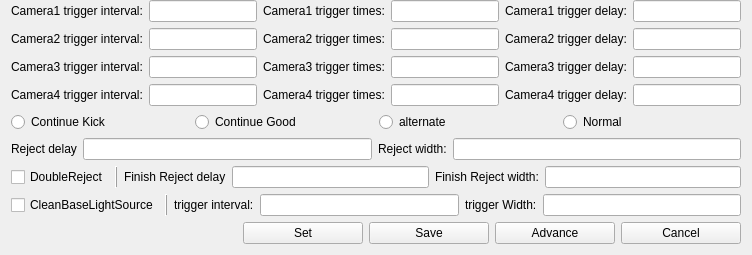
          <widget class="DHBaseWidget" name="widget_IOCardSetVEXI" native="true">
           <property name="minimumSize">
            <size>
             <width>0</width>
             <height>200</height>
            </size>
           </property>
           <layout class="QVBoxLayout" name="verticalLayout_13">
            <property name="topMargin">
             <number>0</number>
            </property>
            <item>
             <layout class="QVBoxLayout" name="namelayout_IOCardSetVEXI"/>
            </item>
            <item>
             <widget class="QWidget" name="widget" native="true">
              <layout class="QGridLayout" name="gridLayout_23">
               <property name="margin">
                <number>0</number>
               </property>
               <item row="6" column="7">
                <widget class="QLabel" name="label_29">
                 <property name="text">
                  <string>Camera4 trigger delay:</string>
                 </property>
                </widget>
               </item>
               <item row="3" column="0">
                <widget class="QLabel" name="label_4">
                 <property name="text">
                  <string>Camera2 trigger interval:</string>
                 </property>
                </widget>
               </item>
               <item row="4" column="4">
                <widget class="QLabel" name="label_24">
                 <property name="text">
                  <string>Camera3 trigger times:</string>
                 </property>
                </widget>
               </item>
               <item row="1" column="5">
                <widget class="QLineEdit" name="lineEdit_Camera1TrggerTimes"/>
               </item>
               <item row="4" column="7">
                <widget class="QLabel" name="label_28">
                 <property name="text">
                  <string>Camera3 trigger delay:</string>
                 </property>
                </widget>
               </item>
               <item row="1" column="7">
                <widget class="QLabel" name="label_26">
                 <property name="text">
                  <string>Camera1 trigger delay:</string>
                 </property>
                </widget>
               </item>
               <item row="4" column="5">
                <widget class="QLineEdit" name="lineEdit_Camera3TrggerTimes"/>
               </item>
               <item row="6" column="4">
                <widget class="QLabel" name="label_25">
                 <property name="text">
                  <string>Camera4 trigger times:</string>
                 </property>
                </widget>
               </item>
               <item row="4" column="0">
                <widget class="QLabel" name="label_16">
                 <property name="text">
                  <string>Camera3 trigger interval:</string>
                 </property>
                </widget>
               </item>
               <item row="3" column="7">
                <widget class="QLabel" name="label_27">
                 <property name="text">
                  <string>Camera2 trigger delay:</string>
                 </property>
                </widget>
               </item>
               <item row="1" column="4">
                <widget class="QLabel" name="label_15">
                 <property name="text">
                  <string>Camera1 trigger times:</string>
                 </property>
                </widget>
               </item>
               <item row="6" column="0">
                <widget class="QLabel" name="label_13">
                 <property name="text">
                  <string>Camera4 trigger interval:</string>
                 </property>
                </widget>
               </item>
               <item row="4" column="8">
                <widget class="QLineEdit" name="lineEdit_Camera3TrggerDelay"/>
               </item>
               <item row="3" column="4">
                <widget class="QLabel" name="label_23">
                 <property name="text">
                  <string>Camera2 trigger times:</string>
                 </property>
                </widget>
               </item>
               <item row="6" column="1">
                <widget class="QLineEdit" name="lineEdit_Camera4TrggerInterval"/>
               </item>
               <item row="1" column="8">
                <widget class="QLineEdit" name="lineEdit_Camera1TrggerDelay"/>
               </item>
               <item row="3" column="8">
                <widget class="QLineEdit" name="lineEdit_Camera2TrggerDelay"/>
               </item>
               <item row="1" column="1">
                <widget class="QLineEdit" name="lineEdit_Camera1TrggerInterval"/>
               </item>
               <item row="1" column="0">
                <widget class="QLabel" name="label_2">
                 <property name="text">
                  <string>Camera1 trigger interval:</string>
                 </property>
                </widget>
               </item>
               <item row="3" column="1">
                <widget class="QLineEdit" name="lineEdit_Camera2TrggerInterval"/>
               </item>
               <item row="3" column="5">
                <widget class="QLineEdit" name="lineEdit_Camera2TrggerTimes"/>
               </item>
               <item row="4" column="1">
                <widget class="QLineEdit" name="lineEdit_Camera3TrggerInterval"/>
               </item>
               <item row="6" column="5">
                <widget class="QLineEdit" name="lineEdit_Camera4TrggerTimes"/>
               </item>
               <item row="6" column="8">
                <widget class="QLineEdit" name="lineEdit_Camera4TrggerDelay"/>
               </item>
              </layout>
             </widget>
            </item>
            <item>
             <widget class="QWidget" name="widget_2" native="true">
              <layout class="QGridLayout" name="gridLayout_24">
               <property name="margin">
                <number>0</number>
               </property>
               <item row="3" column="0">
                <layout class="QHBoxLayout" name="horizontalLayout_19">
                 <item>
                  <widget class="QCheckBox" name="checkBox_CleanBaseLightSource">
                   <property name="text">
                    <string>CleanBaseLightSource</string>
                   </property>
                  </widget>
                 </item>
                 <item>
                  <widget class="QFrame" name="frame">
                   <property name="frameShape">
                    <enum>QFrame::VLine</enum>
                   </property>
                   <property name="frameShadow">
                    <enum>QFrame::Raised</enum>
                   </property>
                  </widget>
                 </item>
                 <item>
                  <widget class="QLabel" name="label_33">
                   <property name="text">
                    <string>trigger interval:</string>
                   </property>
                  </widget>
                 </item>
                 <item>
                  <widget class="QLineEdit" name="lineEdit_CleanBaseInterval"/>
                 </item>
                 <item>
                  <widget class="QLabel" name="label_34">
                   <property name="text">
                    <string>trigger Width:</string>
                   </property>
                  </widget>
                 </item>
                 <item>
                  <widget class="QLineEdit" name="lineEdit_CleanBaseWidth"/>
                 </item>
                </layout>
               </item>
               <item row="1" column="0">
                <layout class="QHBoxLayout" name="horizontalLayout_18">
                 <item>
                  <widget class="QLabel" name="label_30">
                   <property name="text">
                    <string>Reject delay</string>
                   </property>
                  </widget>
                 </item>
                 <item>
                  <widget class="QLineEdit" name="lineEdit_RejectDelay"/>
                 </item>
                 <item>
                  <widget class="QLabel" name="label_32">
                   <property name="text">
                    <string>Reject width:</string>
                   </property>
                  </widget>
                 </item>
                 <item>
                  <widget class="QLineEdit" name="lineEdit_RejectWidth"/>
                 </item>
                </layout>
               </item>
               <item row="0" column="0">
                <layout class="QGridLayout" name="gridLayout_26">
                 <item row="0" column="0">
                  <widget class="QRadioButton" name="radioButton_bad_3">
                   <property name="text">
                    <string>Continue Kick</string>
                   </property>
                  </widget>
                 </item>
                 <item row="0" column="3">
                  <widget class="QRadioButton" name="radioButton_normal_3">
                   <property name="text">
                    <string>Normal</string>
                   </property>
                  </widget>
                 </item>
                 <item row="0" column="1">
                  <widget class="QRadioButton" name="radioButton_good_3">
                   <property name="text">
                    <string>Continue Good</string>
                   </property>
                  </widget>
                 </item>
                 <item row="0" column="2">
                  <widget class="QRadioButton" name="radioButton_alternate_3">
                   <property name="text">
                    <string>alternate</string>
                   </property>
                  </widget>
                 </item>
                </layout>
               </item>
               <item row="2" column="0">
                <layout class="QHBoxLayout" name="horizontalLayout_21">
                 <item>
                  <widget class="QCheckBox" name="checkBox_DoubleReject">
                   <property name="text">
                    <string>DoubleReject</string>
                   </property>
                  </widget>
                 </item>
                 <item>
                  <widget class="QFrame" name="frame_2">
                   <property name="frameShape">
                    <enum>QFrame::VLine</enum>
                   </property>
                   <property name="frameShadow">
                    <enum>QFrame::Raised</enum>
                   </property>
                  </widget>
                 </item>
                 <item>
                  <widget class="QLabel" name="label_31">
                   <property name="text">
                    <string>Finish Reject delay</string>
                   </property>
                  </widget>
                 </item>
                 <item>
                  <widget class="QLineEdit" name="lineEdit_DoubleRejectDelay"/>
                 </item>
                 <item>
                  <widget class="QLabel" name="label_35">
                   <property name="text">
                    <string>Finish Reject width:</string>
                   </property>
                  </widget>
                 </item>
                 <item>
                  <widget class="QLineEdit" name="lineEdit_DoubleRejectWidth"/>
                 </item>
                </layout>
               </item>
              </layout>
             </widget>
            </item>
            <item>
             <layout class="QHBoxLayout" name="horizontalLayout_20">
              <item>
               <spacer name="horizontalSpacer">
                <property name="orientation">
                 <enum>Qt::Horizontal</enum>
                </property>
                <property name="sizeHint" stdset="0">
                 <size>
                  <width>40</width>
                  <height>20</height>
                 </size>
                </property>
               </spacer>
              </item>
              <item>
               <widget class="QPushButton" name="pushButton_Set">
                <property name="minimumSize">
                 <size>
                  <width>120</width>
                  <height>0</height>
                 </size>
                </property>
                <property name="text">
                 <string>Set</string>
                </property>
               </widget>
              </item>
              <item>
               <widget class="QPushButton" name="pushButton_Save">
                <property name="minimumSize">
                 <size>
                  <width>120</width>
                  <height>0</height>
                 </size>
                </property>
                <property name="text">
                 <string>Save</string>
                </property>
               </widget>
              </item>
              <item>
               <widget class="QPushButton" name="pushButton_Advance">
                <property name="minimumSize">
                 <size>
                  <width>120</width>
                  <height>0</height>
                 </size>
                </property>
                <property name="text">
                 <string>Advance</string>
                </property>
               </widget>
              </item>
              <item>
               <widget class="QPushButton" name="pushButton_Cancel">
                <property name="minimumSize">
                 <size>
                  <width>120</width>
                  <height>0</height>
                 </size>
                </property>
                <property name="text">
                 <string>Cancel</string>
                </property>
               </widget>
              </item>
             </layout>
            </item>
           </layout>
          </widget>
